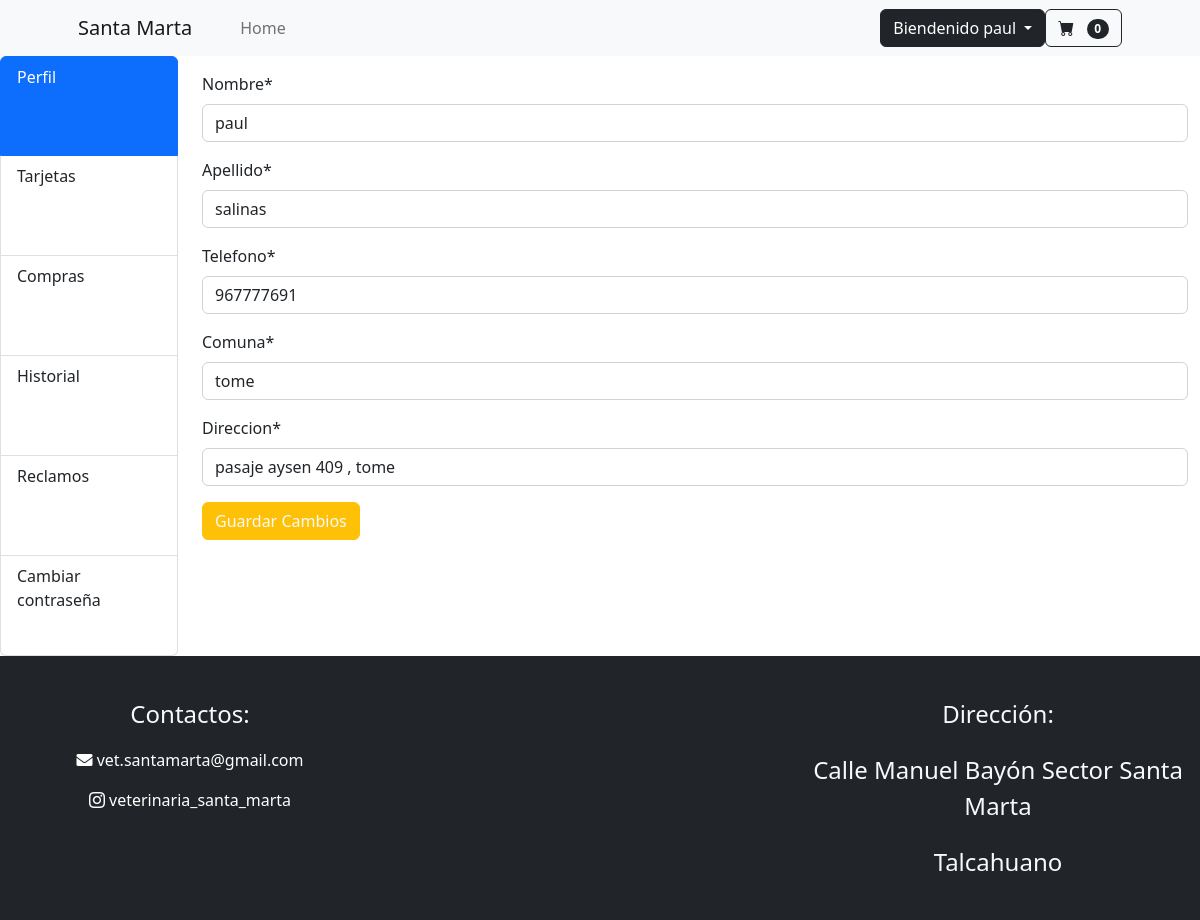
The app's page /mi_cuenta/paul@gmail.com (signed in) with its own data.
### mi_web/models.py (models this page shows, shortened)
class Usuario(AbstractBaseUser,PermissionsMixin):
    run = models.CharField( "rut" ,max_length=10 ,primary_key=True )
    correo = models.EmailField("correo", max_length=150 , unique=True)
    nombre = models.CharField("nombre", max_length=50)
    apellido = models.CharField("apellido", max_length=50)
    telefono= models.CharField("telefono", max_length=9)
    comuna= models.CharField("comuna", max_length=50)
    direccion= models.CharField("direccion", max_length=50)
    is_staff = models.BooleanField("empleado",default=False)
    is_superuser = models.BooleanField("superuser",default=False)
    es_baneado = models.BooleanField("baneado", default=False)
    USERNAME_FIELD="correo"
    objects=Usuariomanager()
    REQUIRED_FIELDS=["run","nombre","apellido","telefono","comuna","direccion"]

class CarritoDeCompras(models.Model):
    user = models.OneToOneField(Usuario, on_delete=models.CASCADE )
    productos = models.ManyToManyField(producto, through='ItemCarrito')
    is_active = models.BooleanField(default=True)
    @property
    def cant(self):
        itens = ItemCarrito.objects.filter(carrito=self.pk)
        return len(itens)

### mi_web/views.py (the view, shortened to what this page needs)
# urls.py: path('mi_cuenta/<id>',login_required(views.mi_cuenta),name='mi_cuenta'),
@login_required
def mi_cuenta(request, id):
    usera=get_object_or_404(Usuario,correo=id)
    form=updateUser(instance=usera)
    form2=upPassUser(user=request.user)
    form3=Tarjeta.objects.filter(uusuario=usera)
    form4= TarjetaForm()
    Boletas = Boleta.objects.filter(user=usera ,estado='ALMACEN'or 'ENVIO' )
    Boletas_completadas = Boleta.objects.filter(user=usera, estado='COMPLETADO' or 'CANCELADO')
    reclamos= Reclamo.objects.filter(usuario=usera)
    datos={
        "form":form,
        "form2":form2,
        "targetas":form3,
        "form4":form4,
        "boletas":Boletas,
        "Boletas_completadas":Boletas_completadas,
        "reclamos":reclamos
    }
    return render(request,'vet/mi_cuenta.html' , datos)

### mi_web/forms.py
class updateUser(UserChangeForm):
    class Meta:
        model = useru
        fields =["nombre","apellido","telefono","comuna","direccion"]
    def __init__(self, *args , **kwargs ):
        super().__init__(*args, **kwargs)
        self.helper= FormHelper()
        self.helper.form_method="post"
        self.helper.form_class="needs-validation"
        self.helper.attrs={"novalidate":""}
        self.helper.layout=Layout(
           Field("nombre",id="nombre"),
           Field("apellido",id="apellido"),
           Div(
                Div(
                    PrependedText('telefono', '+56', active=True , id="fono"),
                    css_class='input-group'
                ,id="fono2"),
                css_class='form-group'
            ),
           Field("comuna",id="comuna"),
           Field("direccion",id="direc")
        )
        if 'password' in self.fields:
            del self.fields['password']

class upPassUser(PasswordChangeForm):
    def __init__(self, *args, **kwargs):
        super().__init__(*args, **kwargs)
        self.helper = FormHelper()
        self.helper.form_method = 'post'
        self.helper.form_class = 'needs-validation'
        self.helper.attrs = {'novalidate': ''}
        self.helper.layout = Layout(
            Field('old_password', id='old_password'),
            Field('new_password1', id='contraseña'),
            Field('new_password2', id='repetirContraseña')
        )

### mi_web/context_processors.py (called while the page is built)
def carrito(request:HttpRequest):
    if request.user.is_authenticated:
        carito = CarritoDeCompras.objects.get(user=request.user)
        return {"carrito":carito}
    return {}

### mi_web/models.py (called while the page is built)
    def __str__(self):
        numero_str = str(self.tarjeta_de_credito)
        return f'**** **** **** {numero_str[-4:]}'

    def __str__(self):
        return f'Boleta {self.id} - {self.user.nombre}'

### mi_web/templates/vet/mi_cuenta.html (shortened to what this page needs)
{% extends "vet/base_p.html" %}
{% load static %}
{% load crispy_forms_tags %}
{% block contenido %}
    <div class="row">
        <div class="col-2 d-none d-md-block">
          <div class="list-group" id="list-tab" role="tablist">
            <a class="list-group-item list-group-item-action active" style="height: 100px;" id="list-home-list" data-bs-toggle="list" href="#Perfil" role="tab" aria-controls="list-home" >Perfil </a>
            <a class="list-group-item list-group-item-action" style="height: 100px;" id="list-profile-list" data-bs-toggle="list" href="#targetas" role="tab" aria-controls="list-profile">Tarjetas</a>
            <a class="list-group-item list-group-item-action" style="height: 100px;" id="list-profile-list" data-bs-toggle="list" href="#Compras" role="tab" aria-controls="list-profile">Compras</a>
            <a class="list-group-item list-group-item-action" style="height: 100px;"  id="list-messages-list" data-bs-toggle="list" href="#Historial" role="tab" aria-controls="list-messages">Historial</a>
            <a class="list-group-item list-group-item-action" style="height: 100px;"  id="list-messages-list" data-bs-toggle="list" href="#Reclamos" role="tab" aria-controls="list-messages">Reclamos</a>
            <a class="list-group-item list-group-item-action" style="height: 100px;"  id="list-messages-list" data-bs-toggle="list" href="#configuración" role="tab" aria-controls="list-messages">Cambiar contraseña</a>
          </div>
        </div>
        <div class="col-md-10 col-sm-12">
          <div class="tab-content" id="nav-tabContent">
            <div class="tab-pane fade show active" id="Perfil" role="tabpanel" aria-labelledby="list-home-list">
                <form class="pt-3" action="" method="post" enctype="multipart/form-data">
                    {{ form | crispy }}
                    <div>
                        <input type="submit" name="update_profile" value="Guardar Cambios" class="btn btn-warning text-light">
                    </div>
                </form>
            </div>
          </div>
        </div>
      </div>
{% endblock contenido %}

### mi_web/templates/vet/base_p.html (shortened to what this page needs)
{% load static %}
<!DOCTYPE html>
<html lang="en">
    <head>
        <link href="https://cdn.jsdelivr.net/npm/bootstrap-icons@1.7.0/font/bootstrap-icons.css" rel="stylesheet">
        <link rel="stylesheet" href="https://cdnjs.cloudflare.com/ajax/libs/font-awesome/5.15.4/css/all.min.css">
        <link href="https://cdn.jsdelivr.net/npm/bootstrap@5.3.3/dist/css/bootstrap.min.css" rel="stylesheet">
        <link rel="stylesheet" href= "{% static 'vet/css/home.css' %}">
    </head>
    <body>
        <header class="sticky-top">
        <nav class="navbar navbar-expand-lg navbar-light bg-light ">
            <div class="container px-4 px-lg-5">
                <a class="navbar-brand" href="{% url "index" %}" >Santa Marta</a>
                <div class="collapse navbar-collapse" id="navbarSupportedContent">
                    <ul class="navbar-nav me-auto mb-2 mb-lg-0 ms-lg-4">
                        <li class="nav-item">
                            <a class="nav-link" aria-current="page" href=" {% url "index" %}">Home</a>
                        </li>
                    </ul>
                    <form class="d-flex">
                        <div class="dropdown">
                            <a class="btn btn-dark dropdown-toggle" role="button" data-bs-toggle="dropdown"
                                aria-expanded="false">
                                {% if request.user.is_authenticated %}
                                Biendenido {{user.nombre}}
                                {% else %}
                                Iniciar sesión
                                {% endif %}
                            </a>
                        </div>
                    </form>
                    <form class="d-flex">
                        <a href=" {% url "ver_carrito" %}" class="btn btn-outline-dark" type="submit">
                            <i class="bi-cart-fill me-1"></i>
                            <span class="badge bg-dark text-white ms-1 rounded-pill">{{carrito.cant}}</span>
                        </a>
                    </form>
                </div>
            </div>
        </nav>
        </header>
        <main>
            {% block contenido %}
            {% endblock contenido %}
        </main>
        <footer class="row  py-4 bg-dark text-center">
            <div class="col-md-4 col-sm-12">
                <p class="text-light pt-3 fs-4">Contactos:</p>
                <p>
                    <a href="mailto:vet.santamarta@gmail.com" class="boton" style="text-decoration: none; color: #ffffff;">
                        <i class="fas fa-envelope" aria-current="page" style="cursor: pointer;"></i> vet.santamarta@gmail.com
                    </a>
                </p>
                <p>
                    <a href="https://www.instagram.com/veterinaria_santa_marta/" target="_blank" class="boton" style="text-decoration: none; color: #ffffff;">
                        <i class="bi bi-instagram" aria-current="page" style="cursor: pointer;"></i> veterinaria_santa_marta
                    </a>
                </p>
            </div>
            <div class="col-md-4 col-sm-12 imgrid d-flex justify-content-center">
            </div>
            <div class="col-md-4 col-sm-12">
                <p class="text-light pt-3 fs-4"> Dirección: </p>
                <p class="text-light pt-1 fs-4"> Calle Manuel Bayón Sector Santa Marta</p>
                <p class="text-light pt-1 fs-4">Talcahuano</p>
            </div>
        </footer>
    </body>
</html>

### records on screen
Usuario: nombre "paul", apellido "salinas", telefono "967777691", comuna "tome", direccion "pasaje aysen 409 , tome"
CarritoDeCompras: cant "0"
